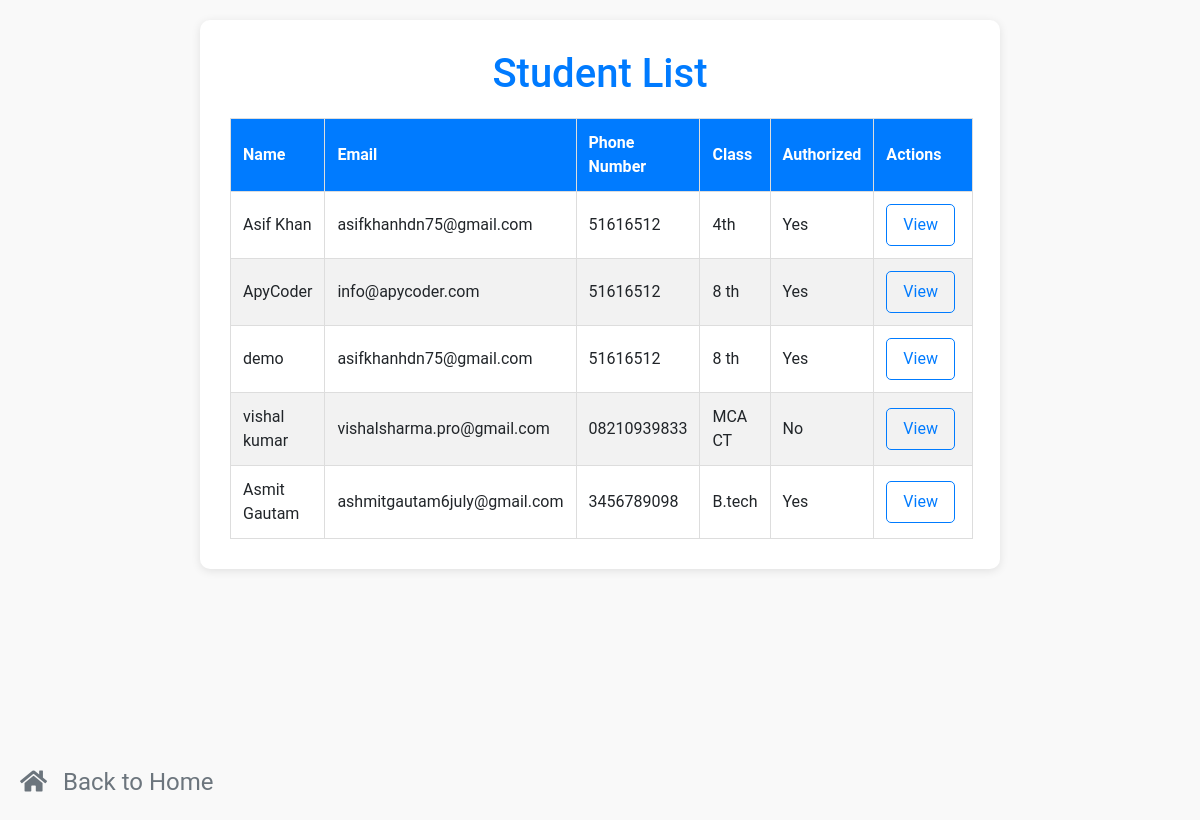
The app's page /students/ (signed in) with its own data.
### app1/models.py (models this page shows, shortened)
class Student(models.Model):
    user = models.OneToOneField(User, on_delete=models.CASCADE, related_name="student_profile")
    name = models.CharField(max_length=255)
    email = models.EmailField(max_length=255)
    phone_number = models.CharField(max_length=15)
    student_class = models.CharField(max_length=100)
    image = models.ImageField(upload_to='students/')
    authorized = models.BooleanField(default=False)
    roll_no = models.CharField(max_length=20)
    address = models.TextField()
    date_of_birth = models.DateField()
    joining_date = models.DateField()
    mother_name = models.CharField(max_length=255)
    father_name = models.CharField(max_length=255)

### app1/views.py (the view)
# urls.py: path('students/', views.student_list, name='student-list'),
@staff_member_required
def student_list(request):
    students = Student.objects.all()
    return render(request, 'student_list.html', {'students': students})

### templates/student_list.html (shortened to what this page needs)
<!DOCTYPE html>
<html lang="en">
<head>
    <link href="https://maxcdn.bootstrapcdn.com/bootstrap/4.5.2/css/bootstrap.min.css" rel="stylesheet">
    <link rel="stylesheet" href="https://cdnjs.cloudflare.com/ajax/libs/font-awesome/5.15.4/css/all.min.css">
</head>
<body>
    <div class="container">
        <h1>Student List</h1>
        <table>
            <thead>
                <tr>
                    <th>Name</th>
                    <th>Email</th>
                    <th>Phone Number</th>
                    <th>Class</th>
                    <th>Authorized</th>
                    <th>Actions</th>
                </tr>
            </thead>
            <tbody>
                {% for student in students %}
                <tr>
                    <td>{{ student.name }}</td>
                    <td>{{ student.email }}</td>
                    <td>{{ student.phone_number }}</td>
                    <td>{{ student.student_class }}</td>
                    <td>{% if student.authorized %} Yes {% else %} No {% endif %}</td>
                    <td class="actions">
                        <a href="{% url 'student-authorize' pk=student.pk %}">View</a>
                    </td>
                </tr>
                {% endfor %}
            </tbody>
        </table>
    </div>
    <div class="footer" onclick="location.href='{% url 'home' %}'">
        <i class="fas fa-home"></i> Back to Home
    </div>
</body>
</html>

### templates/student_list.html (style rules this page uses)
body { font-family: 'Roboto', Arial, sans-serif; background-color: #f9f9f9; margin: 0; padding: 0; position: relative; min-height: 100vh; }
.container { width: 100%; max-width: 800px; margin: 20px auto; background-color: #fff; padding: 30px; border-radius: 10px; box-shadow: 0 2px 10px rgba(0,0,0,0.1); transition: box-shadow 0.3s ease; box-sizing: border-box; position: relative; z-index: 1; }
h1 { text-align: center; color: #007bff; margin-bottom: 20px; }
table { width: 100%; border-collapse: collapse; margin-top: 20px; }
th, td { border: 1px solid #ddd; padding: 12px; text-align: left; }
th { background-color: #007bff; color: #fff; }
tr:nth-child(even) { background-color: #f2f2f2; }
.actions a { display: inline-block; margin-right: 5px; padding: 8px 16px; text-decoration: none; color: #007bff; border: 1px solid #007bff; border-radius: 5px; transition: background-color 0.3s ease, color 0.3s ease; }
.footer { position: absolute; bottom: 20px; left: 20px; color: #6c757d; font-size: 24px; cursor: pointer; }
.footer i { margin-right: 10px; }

### records on screen
Student: name "Asif Khan", email "asifkhanhdn75@gmail.com", phone_number "51616512", student_class "4th", authorized "Yes"
Student: name "ApyCoder", email "info@apycoder.com", phone_number "51616512", student_class "8 th", authorized "Yes"
Student: name "demo", email "asifkhanhdn75@gmail.com", phone_number "51616512", student_class "8 th", authorized "Yes"
Student: name "vishal kumar", email "vishalsharma.pro@gmail.com", phone_number "08210939833", student_class "MCA CT", authorized "No"
Student: name "Asmit Gautam", email "ashmitgautam6july@gmail.com", phone_number "3456789098", student_class "B.tech", authorized "Yes"
